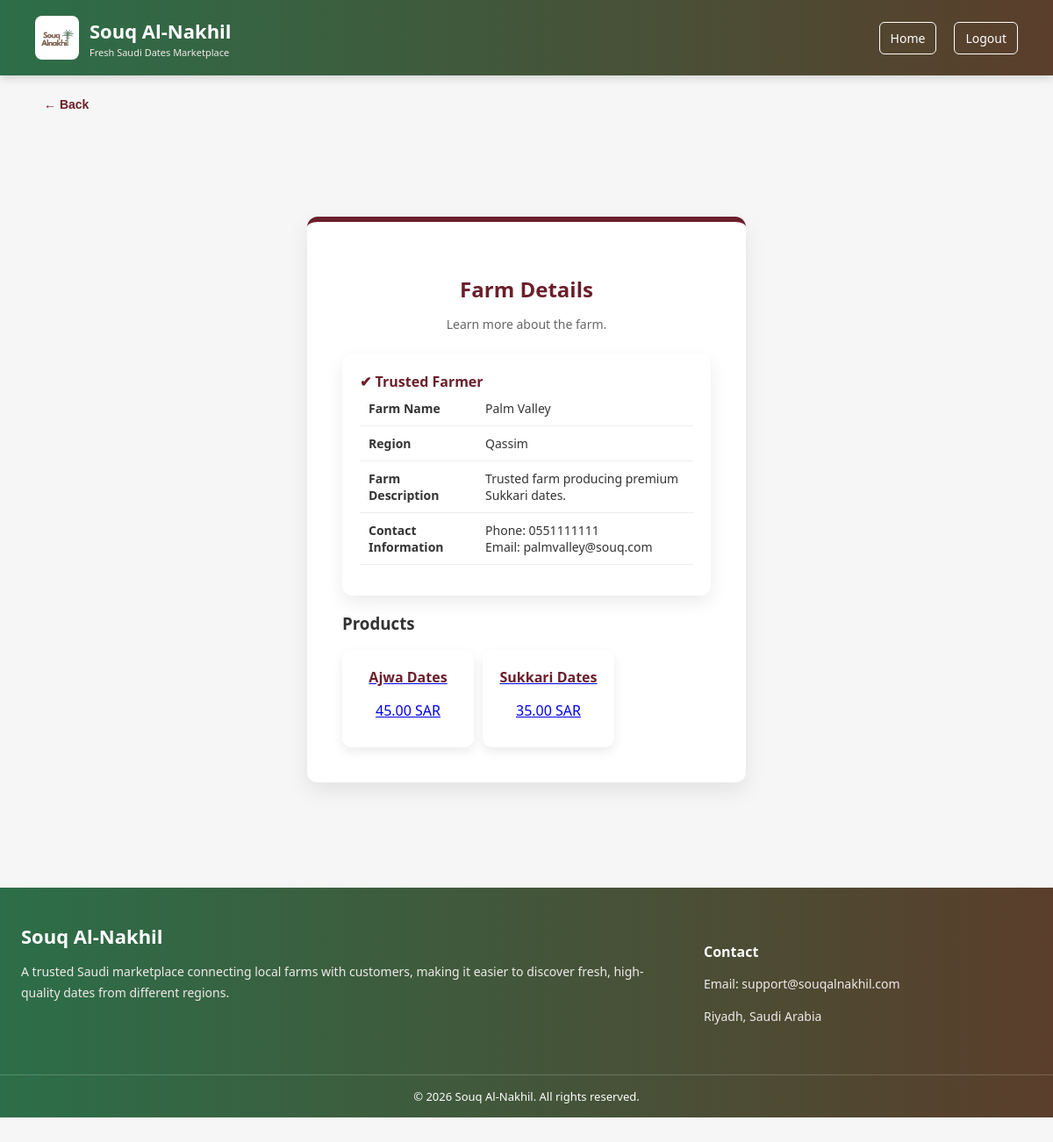
Screenshot of /farm-details.php?id=7 with the database file from the repository.
### tables this page shows
CREATE TABLE `farms` (
  `id` int(11) NOT NULL,
  `farmer_user_id` int(11) NOT NULL,
  `farm_name` varchar(100) NOT NULL,
  `region` enum('Najd','Qassim','Al-Ahsa') NOT NULL,
  `farm_description` text NOT NULL,
  `contact_phone` varchar(20) DEFAULT NULL,
  `contact_email` varchar(100) DEFAULT NULL,
  `is_verified` tinyint(1) DEFAULT 0
);

CREATE TABLE `products` (
  `id` int(11) NOT NULL,
  `farm_id` int(11) NOT NULL,
  `product_name` varchar(100) NOT NULL,
  `date_type` enum('Ajwa','Sukkari','Khalas') NOT NULL,
  `price` decimal(10,2) NOT NULL,
  `quantity` int(11) NOT NULL,
  `description` text NOT NULL,
  `image` varchar(255) DEFAULT NULL
);

### farm-details.php (the view, shortened to what this page needs)
<?php
include("config.php");
$farm_id = (int) $_GET['id'];
$farm_sql = "SELECT
                id,
                farm_name,
                region,
                farm_description,
                contact_phone,
                contact_email,
                is_verified
             FROM farms
             WHERE id = $farm_id
             LIMIT 1";
$farm_result = mysqli_query($conn, $farm_sql);
$farm = mysqli_fetch_assoc($farm_result);
$products_sql = "SELECT
                    id,
                    product_name,
                    date_type,
                    price,
                    quantity,
                    description
                 FROM products
                 WHERE farm_id = $farm_id
                 ORDER BY id DESC";
$products_result = mysqli_query($conn, $products_sql);
?>
<!DOCTYPE html>
<html lang="en">
<head>
  <link rel="stylesheet" href="style.css">
</head>
<body>
<header class="site-header">
  <div class="header-container">
    <a href="home.php" class="brand">
      <img src="logo.png" class="brand-logo" alt="Souq Al-Nakhil Logo">
      <div class="brand-text">
        <span class="brand-title">Souq Al-Nakhil</span>
        <span class="brand-subtitle">Fresh Saudi Dates Marketplace</span>
      </div>
    </a>
    <nav class="site-nav">
      <a href="home.php" class="nav-btn nav-btn-outline">Home</a>
      <a href="login.html" class="nav-btn nav-btn-outline">Logout</a>
    </nav>
  </div>
</header>
<div class="back-wrap">
  <button type="button" class="back-btn" onclick="history.back()">← Back</button>
</div>
<div class="container details-container">
  <h2>Farm Details</h2>
  <p class="subtitle">Learn more about the farm.</p>
  <div class="details-card">
    <?php if ((int)$farm['is_verified'] === 1) { ?>
      <span class="trusted-badge">✔ Trusted Farmer</span>
    <?php } ?>
    <table class="details-table">
      <tr>
        <td><strong>Farm Name</strong></td>
        <td><?php echo htmlspecialchars($farm['farm_name']); ?></td>
      </tr>
      <tr>
        <td><strong>Region</strong></td>
        <td><?php echo htmlspecialchars($farm['region']); ?></td>
      </tr>
      <tr>
        <td><strong>Farm Description</strong></td>
        <td><?php echo htmlspecialchars($farm['farm_description']); ?></td>
      </tr>
      <tr>
        <td><strong>Contact Information</strong></td>
        <td>
          <?php if (!empty($farm['contact_phone']) || !empty($farm['contact_email'])) { ?>
            <div class="contact-available">
              <?php if (!empty($farm['contact_phone'])) { ?>
                Phone: <?php echo htmlspecialchars($farm['contact_phone']); ?><br>
              <?php } ?>
              <?php if (!empty($farm['contact_email'])) { ?>
                Email: <?php echo htmlspecialchars($farm['contact_email']); ?>
              <?php } ?>
            </div>
          <?php } else { ?>
            <div class="no-contact">
              Contact information is not available.
            </div>
          <?php } ?>
        </td>
      </tr>
    </table>
  </div>
  <h3 class="section-title">Products</h3>
  <div class="product-cards">
    <?php if (mysqli_num_rows($products_result) > 0) { ?>
      <?php while ($product = mysqli_fetch_assoc($products_result)) { ?>
        <a href="product-details.php?id=<?php echo $product['id']; ?>" class="product-card-link">
          <div class="product-card">
            <h4><?php echo htmlspecialchars($product['product_name']); ?></h4>
            <p><?php echo htmlspecialchars($product['price']); ?> SAR</p>
          </div>
        </a>
      <?php } ?>
    <?php } else { ?>
      <p class="notice">No products available for this farm.</p>
    <?php } ?>
  </div>
</div>
<footer class="site-footer">
  <div class="footer-container">
    <div class="footer-brand">
      <h3>Souq Al-Nakhil</h3>
      <p>
        A trusted Saudi marketplace connecting local farms with customers,
        making it easier to discover fresh, high-quality dates from different regions.
      </p>
    </div>
    <div class="footer-contact">
      <h4>Contact</h4>
      <p>Email: support@souqalnakhil.com</p>
      <p>Riyadh, Saudi Arabia</p>
    </div>
  </div>
  <div class="footer-bottom">
    <p>© 2026 Souq Al-Nakhil. All rights reserved.</p>
  </div>
</footer>
</body>
</html>

### style.css (style rules this page uses)
body { margin:0; font-family:'Segoe UI', Arial, sans-serif; background:#f5f6f5; padding-bottom:80px; color:#333; }
body { margin:0; font-family:'Segoe UI', Arial, sans-serif; background:#f5f6f5; color:#333; }
.site-header { position: sticky; top: 0; z-index: 1000; width: 100%; background: linear-gradient(90deg,#2c6e49,#5a3e2b); box-shadow: 0 3px 10px rgba(0,0,0,0.15); }
.header-container { max-width:1200px; margin:0 auto; padding:18px 40px; display:flex; justify-content:space-between; align-items:center; }
.brand { display:flex; align-items:center; gap:12px; text-decoration:none; }
.brand-logo { width:42px; height:42px; object-fit:contain; border-radius:8px; background:white; padding:4px; }
.brand-title { font-size:22px; font-weight:700; color:white; }
.brand-subtitle { font-size:11px; color:#f3eaea; margin-top:2px; }
.site-nav { display:flex; gap:20px; align-items:center; }
.site-nav a { color:white; text-decoration:none; font-size:14px; font-weight:500; padding:8px 12px; border-radius:6px; transition:0.2s; }
.nav-btn-outline { border:1px solid white; }
.site-footer { background: linear-gradient(90deg,#2c6e49,#5a3e2b); color:white; margin-top:60px; }
.footer-container { max-width:1200px; margin:0 auto; padding:40px 24px; display:grid; grid-template-columns:2fr 1fr; gap:30px; }
.footer-brand h3 { margin:0 0 10px; font-size:22px; }
.footer-brand p, .footer-contact p { font-size:14px; line-height:1.7; color:#f0eaea; }
.footer-contact h4 { margin-bottom:10px; }
.footer-bottom { text-align:center; padding:15px; border-top:1px solid rgba(255,255,255,0.2); }
.footer-bottom p { margin:0; font-size:13px; }
.container { background:white; padding:40px; border-radius:12px; max-width:420px; margin:120px auto 60px; box-shadow:0 10px 25px rgba(0,0,0,0.08); border-top:6px solid #6b1f2b; }
h2 { text-align:center; color:#6b1f2b; margin-bottom:8px; font-size:24px; }
.subtitle { text-align:center; font-size:14px; color:#666; margin-bottom:25px; }
button { width:100%; padding:12px; margin-top:15px; background:#6b1f2b; color:white; border:none; border-radius:6px; font-size:16px; cursor:pointer; transition:0.2s; }
.details-card, details-card { background:white; padding:20px; border-radius:12px; box-shadow:0 8px 20px rgba(0,0,0,0.08); margin-top:10px; }
.details-table { width:100%; border-collapse:collapse; margin-bottom:15px; }
.details-table td { padding:10px; border-bottom:1px solid #eee; font-size:14px; }
.trusted-badge { color:#6b1f2b; font-weight:bold; margin-top:10px; }
.product-cards { display:flex; gap:10px; flex-wrap:wrap; margin-top:10px; }
.product-card { background:white; padding:15px; border-radius:10px; box-shadow:0 5px 12px rgba(0,0,0,0.08); flex:1; min-width:120px; text-align:center; }
.product-card h4 { margin:5px 0; color:#6b1f2b; }
.container { background:white; padding:40px; border-radius:12px; max-width:420px; margin:120px auto; box-shadow:0 10px 25px rgba(0,0,0,0.08); border-top:6px solid #6b1f2b; }
.site-header { position:sticky; top:0; z-index:1000; }
.brand-text { display:flex; flex-direction:column; }
.site-nav { flex-wrap:wrap; }
.site-footer { margin-top:40px; }
.back-wrap { max-width:1100px; margin:10px auto; padding:0 24px; display:flex; justify-content:flex-start; }
.back-btn { background:none !important; border:none; color:#6b1f2b; font-size:14px; font-weight:600; cursor:pointer; padding:0; width:auto !important; display:inline-block; }

### rows the page displays
farms: farm_name "Palm Valley", region "Qassim", farm_description "Trusted farm producing premium Sukkari dates.", contact_phone "0551111111", contact_email "palmvalley@souq.com"
products: product_name "Ajwa Dates", price "45.00"
products: product_name "Sukkari Dates", price "35.00"
